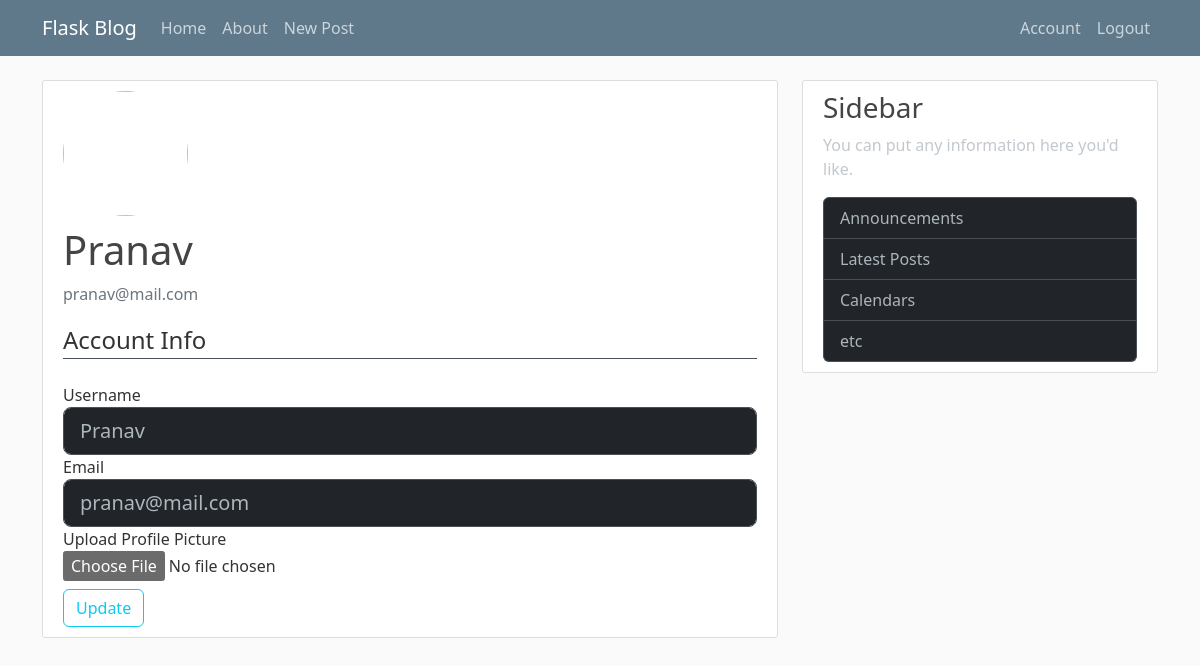
Page /account (signed in) on the earlier database version.
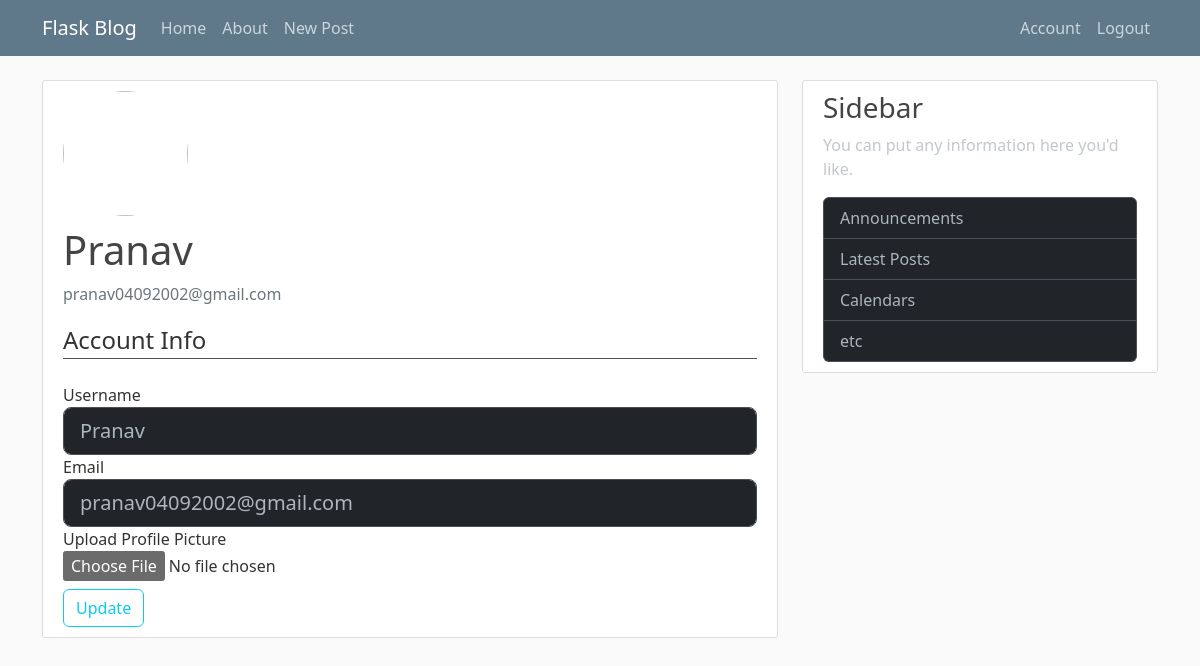
Same page on the later database version.
### flaskblog/models.py (models this page shows, shortened)
class User(db.Model, UserMixin):
    id = db.Column(db.Integer, primary_key=True)
    username = db.Column(db.String(20), unique=True, nullable=False)
    email = db.Column(db.String(120), unique=True, nullable=False)
    image_file = db.Column(db.String(20), nullable=False, default = 'default.jpg')
    password = db.Column(db.String(60), nullable=False)
    posts = db.relationship('Post', backref='author', lazy=True)

### flaskblog/routes.py (the view)
@app.route("/account", methods=['GET','POST'])
@login_required
def account():
    form = UpdateAccountForm()
    if form.validate_on_submit():
        if form.picture.data:
            picture_file = save_picture(form.picture.data)
            current_user.image_file = picture_file
        current_user.username = form.username.data
        current_user.email = form.email.data
        db.session.commit()
        flash("Your account has been updated!", "success")
        return redirect(url_for('account'))
    elif request.method == 'GET':
        form.username.data = current_user.username
        form.email.data = current_user.email
    image_file = url_for('static', filename=f"profile_pics/{current_user.image_file}")
    return render_template('account.html', title="Account", image_file=image_file, form=form)

### flaskblog/forms.py (shortened to what this page needs)
class UpdateAccountForm(FlaskForm):
    username = StringField('Username',
                           validators=[DataRequired(), Length(min=2,max=20)])
    email = StringField('Email',validators=[DataRequired(),Email()])
    picture = FileField("Upload Profile Picture", validators=[FileAllowed(['jpg','png','jpeg'])])
    submit = SubmitField('Update')

### flaskblog/models.py (called while the page is built)
@loginManager.user_loader
def load_user(user_id):
    return User.query.get(int(user_id))

### flaskblog/templates/account.html (shortened to what this page needs)
{% extends 'layout.html' %}
{% block content %}
<div class="content-section">
    <div class="media">
        <img class="rounded-circle account-img" src="{{image_file}}">
        <div class="media-body">
            <h2 class="account-heading">{{current_user.username}}</h2>
            <p class="text-secondary">{{current_user.email}}</p>
        </div>
    </div>
    <form method="post" action="" novalidate enctype="multipart/form-data">
        <fieldset class="form-group">
            <legend class="border-bottom mb-4">Account Info</legend>
            <div class="form-group">
                {{ form.username.label(class="form-control-label")}}
                {% if form.username.errors %}
                {{ form.username(class="form-control form-control-lg is-invalid")}}
                <div class="invalid-feedback">
                    {% for error in form.username.errors%}
                    <span>
                        {{error}}
                    </span>
                    {%endfor%}
                </div>
                {% else %}
                {{ form.username(class="form-control form-control-lg")}}
                {% endif %}
            </div>
            <div class="form-group">
                {{ form.email.label(class="form-control-label")}}
                {% if form.email.errors %}
                {{ form.email(class="form-control form-control-lg is-invalid")}}
                <div class="invalid-feedback">
                    {% for error in form.email.errors%}
                    <span>
                        {{error}}
                    </span>
                    {%endfor%}
                </div>
                {% else %}
                {{ form.email(class="form-control form-control-lg")}}
                {% endif %}
            </div>
            <div class="form-group">
                {{form.picture.label()}}<br>
                {{form.picture(class="form-control-file")}}
            </div>
        </fieldset>
        <div class="form-group">
            {{ form.submit(class="btn btn-outline-info mt-2") }}
        </div>
    </form>
</div>
{% endblock content %}

### flaskblog/templates/layout.html (shortened to what this page needs)
<!DOCTYPE html>
<html lang="en" data-bs-theme="dark">
<head>
    <link href="https://cdn.jsdelivr.net/npm/bootstrap@5.3.0/dist/css/bootstrap.min.css" rel="stylesheet">
    <link rel="stylesheet" type="text/css" href="{{ url_for('static', filename='main.css') }}">
</head>
<body>
    <header class="site-header">
        <nav class="navbar navbar-expand-md navbar-dark bg-steel fixed-top">
            <div class="container">
                <a class="navbar-brand mr-4" href="/">Flask Blog</a>
                <div class="collapse navbar-collapse" id="navbarToggle">
                    <div class="navbar-nav mr-auto">
                        <a class="nav-item nav-link" href="{{ url_for('home') }}">Home</a>
                        <a class="nav-item nav-link" href="{{ url_for('about') }}">About</a>
                        {% if current_user.is_authenticated %}
                        <a class="nav-item nav-link" href="{{ url_for('new_post') }}">New Post</a>
                        {% endif %}
                    </div>
                    <div class="navbar-nav ms-auto">
                        {% if current_user.is_authenticated %}
                        <a class="nav-item nav-link" href="{{ url_for('account') }}">Account</a>
                        <a class="nav-item nav-link" href="{{ url_for('logout') }}">Logout</a>
                        {% else %}
                        <a class="nav-item nav-link" href="{{ url_for('login') }}">Login</a>
                        <a class="nav-item nav-link" href="{{ url_for('register') }}">Register</a>
                        {% endif %}
                    </div>
                </div>
            </div>
        </nav>
    </header>
    <main role="main" class="container">
        <div class="row">
            <div class="col-md-8">
                {% block content %}{% endblock %}
            </div>
            <div class="col-md-4">
                <div class="content-section">
                    <h3>Sidebar</h3>
                    <p class='text-muted'>You can put any information here you'd like.</p>
                    <ul class="list-group">
                        <a href="#" class="list-group-item list-group-item-action">Announcements</a>
                        <a href="#" class="list-group-item list-group-item-action">Latest Posts</a>
                        <a href="#" class="list-group-item list-group-item-action">Calendars</a>
                        <a href="#" class="list-group-item list-group-item-action">etc</a>
                    </ul>
                </div>
            </div>
        </div>
    </main>
</body>
</html>

### flaskblog/static/main.css (style rules this page uses)
body { background: #fafafa; color: #333333; margin-top: 5rem; }
h1, h2, h3, h4, h5, h6 { color: #444444; }
.bg-steel { background-color: #5f788a; }
.site-header .navbar-nav .nav-link { color: #cbd5db; }
.content-section { background: #ffffff; padding: 10px 20px; border: 1px solid #dddddd; border-radius: 3px; margin-bottom: 20px; }
.account-img { height: 125px; width: 125px; margin-right: 15px; margin-bottom: 10px; }
.account-heading { font-size: 2.5rem; }

Differences in the rows shown:
changed User "Pranav": email "pranav@mail.com" → "pranav04092002@gmail.com"
